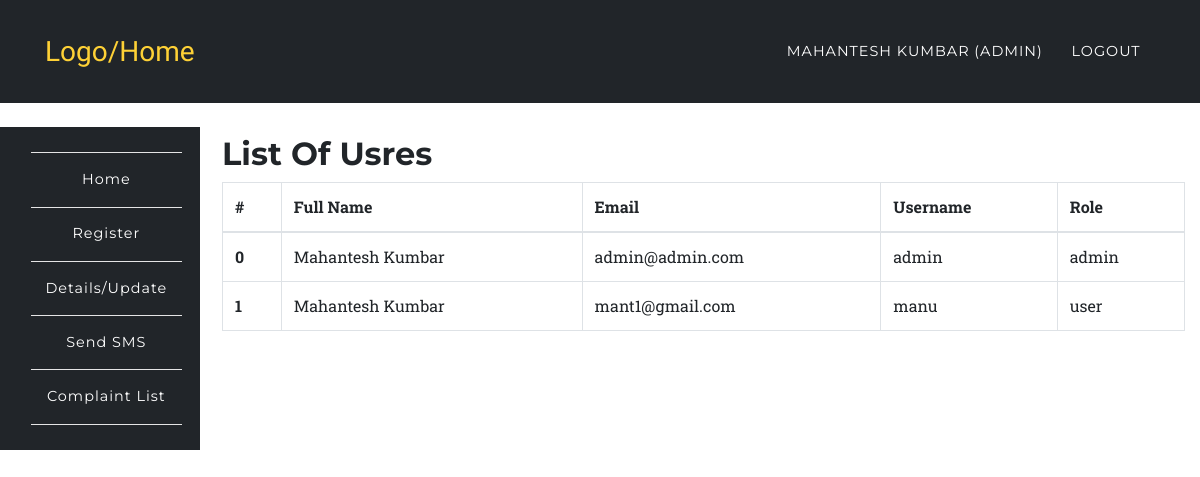
The app's page /app/users.php (signed in), older data.
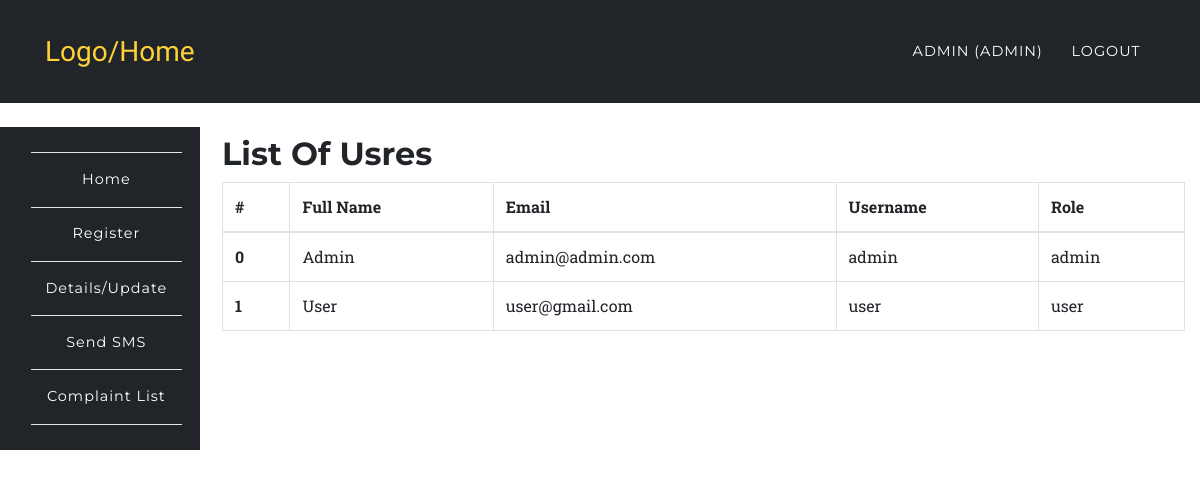
The same page, newer data.
### tables this page shows
CREATE TABLE `users` (
  `id` int UNSIGNED NOT NULL,
  `fullname` varchar(191) NOT NULL,
  `mobile` varchar(191) NOT NULL,
  `username` varchar(191) NOT NULL,
  `email` varchar(191) NOT NULL,
  `password` varchar(191) NOT NULL,
  `created_at` timestamp NULL DEFAULT CURRENT_TIMESTAMP,
  `updated_at` timestamp NULL DEFAULT CURRENT_TIMESTAMP,
  `role` varchar(100) DEFAULT 'user',
  `status` int NOT NULL DEFAULT '1'
);

### app/users.php (the view, shortened to what this page needs)
<?php
	require '../config/config.php';
		try {
			$stmt = $connect->prepare('SELECT * FROM users');
			$stmt->execute();
			$data = $stmt->fetchAll(PDO::FETCH_ASSOC);
		}
		catch(PDOException $e) {
			$errMsg = $e->getMessage();
		}
?>
<?php include '../include/header.php';?>
	<nav class="navbar navbar-expand-lg navbar-dark" style="background-color:#212529;" id="mainNav">
      <div class="container">
        <a class="navbar-brand js-scroll-trigger" href="../index.php">Logo/Home</a>
        <div class="collapse navbar-collapse" id="navbarResponsive">
          <ul class="navbar-nav text-uppercase ml-auto">
            <li class="nav-item">
              <a class="nav-link" href="login.php"><?php echo $_SESSION['fullname']; ?> <?php if($_SESSION['role'] == 'admin'){ echo "(Admin)"; } ?></a>
            </li>
            <li class="nav-item">
              <a href="../auth/logout.php" class="nav-link">Logout</a>
            </li>
          </ul>
        </div>
      </div>
    </nav>
<?php include '../include/side-nav.php';?>
<section class="wrapper" style="margin-left:16%;margin-top: -11%;">
	<div class="container">
		<div class="row">
			<div class="col-12">
				<h2>List Of Usres</h2>
				<div class="table-responsive">
					<table class="table table-bordered">
					  <thead>
					    <tr>
					      <th>#</th>
					      <th>Full Name</th>
					      <th>Email</th>
					      <th>Username</th>
					      <th>Role</th>
					    </tr>
					  </thead>
					  <tbody>
					  	<?php
					  		foreach ($data as $key => $value) {
							   echo '<tr>';
							      echo '<th scope="row">'.$key.'</th>';
							      echo '<td>'.$value['fullname'].'</td>';
							      echo '<td>'.$value['email'].'</td>';
							      echo '<td>'.$value['username'].'</td>';
							      echo '<td>'.$value['role'].'</td>';
							   echo '</tr>';
					  		}
					  	?>
					  </tbody>
					</table>
				</div>
			</div>
		</div>
	</div>
</section>
<?php include '../include/footer.php';?>

Row changes from the older to the newer data that the page shows:
changed users "admin@admin.com": fullname "Mahantesh Kumbar" → "Admin"
changed users "user": fullname "Mahantesh Kumbar" → "User"; email "mant1@gmail.com" → "user@gmail.com"; username "manu" → "user"
Text that changed along with them:
$_SESSION['fullname']: "MAHANTESH KUMBAR" → "ADMIN"
